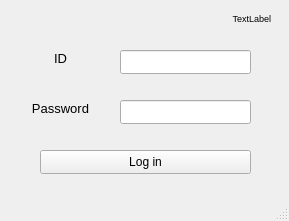
<?xml version="1.0" encoding="UTF-8"?>
<ui version="4.0">
 <class>MainWindow</class>
 <widget class="QMainWindow" name="MainWindow">
  <property name="geometry">
   <rect>
    <x>0</x>
    <y>0</y>
    <width>289</width>
    <height>221</height>
   </rect>
  </property>
  <property name="maximumSize">
   <size>
    <width>300</width>
    <height>300</height>
   </size>
  </property>
  <property name="windowTitle">
   <string>MainWindow</string>
  </property>
  <widget class="QWidget" name="centralwidget">
   <widget class="QLabel" name="label">
    <property name="geometry">
     <rect>
      <x>30</x>
      <y>50</y>
      <width>61</width>
      <height>16</height>
     </rect>
    </property>
    <property name="font">
     <font>
      <pointsize>10</pointsize>
     </font>
    </property>
    <property name="text">
     <string>ID</string>
    </property>
    <property name="alignment">
     <set>Qt::AlignmentFlag::AlignCenter</set>
    </property>
   </widget>
   <widget class="QLabel" name="label_2">
    <property name="geometry">
     <rect>
      <x>30</x>
      <y>100</y>
      <width>61</width>
      <height>16</height>
     </rect>
    </property>
    <property name="font">
     <font>
      <pointsize>10</pointsize>
     </font>
    </property>
    <property name="text">
     <string>Password</string>
    </property>
    <property name="alignment">
     <set>Qt::AlignmentFlag::AlignCenter</set>
    </property>
   </widget>
   <widget class="QLineEdit" name="lineEditId">
    <property name="geometry">
     <rect>
      <x>120</x>
      <y>50</y>
      <width>131</width>
      <height>24</height>
     </rect>
    </property>
   </widget>
   <widget class="QLineEdit" name="lineEditPw">
    <property name="geometry">
     <rect>
      <x>120</x>
      <y>100</y>
      <width>131</width>
      <height>24</height>
     </rect>
    </property>
    <property name="echoMode">
     <enum>QLineEdit::EchoMode::Password</enum>
    </property>
   </widget>
   <widget class="QPushButton" name="btnLogin">
    <property name="geometry">
     <rect>
      <x>40</x>
      <y>150</y>
      <width>211</width>
      <height>24</height>
     </rect>
    </property>
    <property name="text">
     <string>Log in</string>
    </property>
   </widget>
   <widget class="QLabel" name="labelServerStatus">
    <property name="geometry">
     <rect>
      <x>20</x>
      <y>10</y>
      <width>251</width>
      <height>16</height>
     </rect>
    </property>
    <property name="font">
     <font>
      <pointsize>7</pointsize>
     </font>
    </property>
    <property name="text">
     <string>TextLabel</string>
    </property>
    <property name="alignment">
     <set>Qt::AlignmentFlag::AlignRight|Qt::AlignmentFlag::AlignTrailing|Qt::AlignmentFlag::AlignVCenter</set>
    </property>
   </widget>
  </widget>
  <widget class="QMenuBar" name="menubar">
   <property name="geometry">
    <rect>
     <x>0</x>
     <y>0</y>
     <width>289</width>
     <height>21</height>
    </rect>
   </property>
  </widget>
  <widget class="QStatusBar" name="statusbar"/>
 </widget>
 <resources/>
 <connections/>
</ui>
